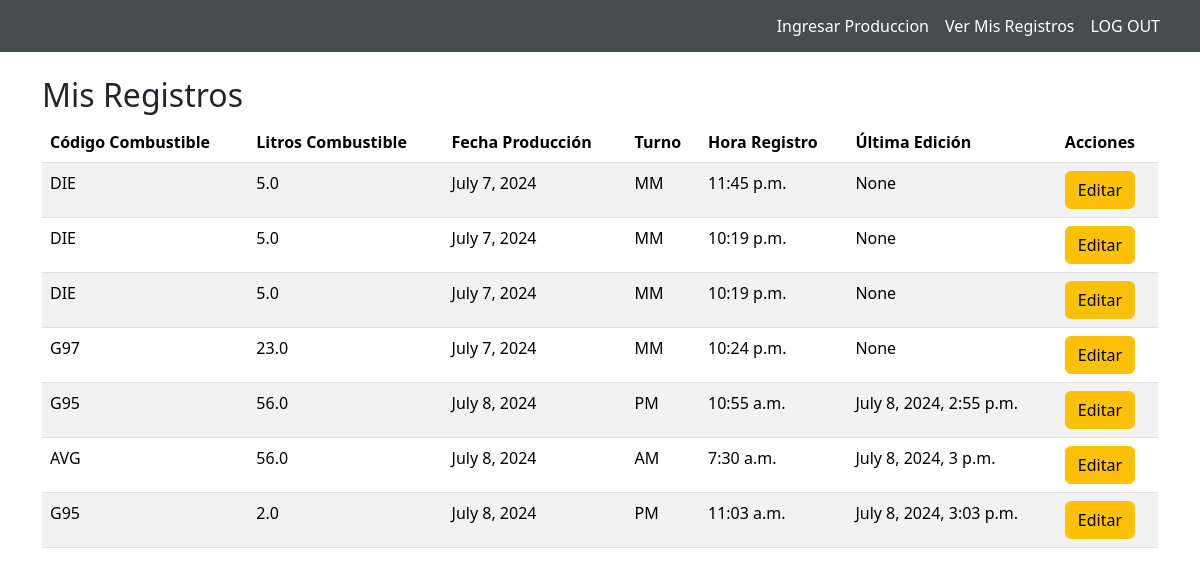
The app's page /ver_registros/ (signed in) with its own data.
### core/models.py (models this page shows, shortened)
class Registro(models.Model):
    TURNO_CHOICES = [
        ('AM', 'Mañana'),
        ('PM', 'Tarde'),
        ('MM', 'Noche'),
    ]
    producto = models.ForeignKey('Producto', on_delete=models.CASCADE) #Si el objeto es eliminado, también se eliminará el objeto que contiene la clave externa.
    LitrosCombustible = models.FloatField(verbose_name="Litros de Combustible Cargados")
    DefinirTurno = models.CharField(max_length=2, choices=TURNO_CHOICES, verbose_name="Turno")
    FechaProduccion = models.DateField(verbose_name="Fecha de Produccion")
    Horaregistro = models.TimeField(verbose_name="Hora de Registro")
    operador = models.ForeignKey(User, on_delete=models.CASCADE)
    planta = models.ForeignKey('Planta', on_delete=models.CASCADE)
    UltimaEdicion = models.DateTimeField(null=True, blank=True) #Esto permite guardar cuando fue la ultima mod.

class Producto(models.Model):
    codigo= models.CharField(max_length=3)
    nombre = models.CharField(max_length=100)

### core/views.py (the view)
# urls.py: path('ver_registros/', views.ver_produccion, name='ver_registros'),
def ver_produccion(request):
    registros = Registro.objects.filter(operador=request.user)
    return render(request, 'core/VerProduccion.html', {'registros': registros})

### core/templates/core/VerProduccion.html
{% extends 'core/base.html' %}
{% load static %}
{% block content %}
<div class="container my-4">
    <h2>Mis Registros</h2>
    <div class="table-responsive">
        <table class="table table-striped">
            <thead>
                <tr>
                    <th>Código Combustible</th>
                    <th>Litros Combustible</th>
                    <th>Fecha Producción</th>
                    <th>Turno</th>
                    <th>Hora Registro</th>
                    <th>Última Edición</th>
                    <th>Acciones</th>
                </tr>
            </thead>
            <tbody>
                {% for registro in registros %}
                <tr>
                    <td>{{ registro.producto.codigo }}</td>
                    <td>{{ registro.LitrosCombustible }}</td>
                    <td>{{ registro.FechaProduccion }}</td>
                    <td>{{ registro.DefinirTurno }}</td>
                    <td>{{ registro.Horaregistro }}</td>
                    <td>{{ registro.UltimaEdicion }}</td>
                    <td>
                        <a href="{% url 'editar_registro' registro.id %}" class="btn btn-warning">Editar</a>
                    </td>
                </tr>
                {% endfor %}
            </tbody>
        </table>
    </div>
</div>
{% endblock %}

### records on screen
Registro: producto.codigo "DIE", LitrosCombustible "5.0", FechaProduccion "July 7, 2024", DefinirTurno "MM", Horaregistro "11:45 p.m.", UltimaEdicion "None"
Registro: producto.codigo "DIE", LitrosCombustible "5.0", FechaProduccion "July 7, 2024", DefinirTurno "MM", Horaregistro "10:19 p.m.", UltimaEdicion "None"
Registro: producto.codigo "DIE", LitrosCombustible "5.0", FechaProduccion "July 7, 2024", DefinirTurno "MM", Horaregistro "10:19 p.m.", UltimaEdicion "None"
Registro: producto.codigo "G97", LitrosCombustible "23.0", FechaProduccion "July 7, 2024", DefinirTurno "MM", Horaregistro "10:24 p.m.", UltimaEdicion "None"
Registro: producto.codigo "G95", LitrosCombustible "56.0", FechaProduccion "July 8, 2024", DefinirTurno "PM", Horaregistro "10:55 a.m.", UltimaEdicion "July 8, 2024, 2:55 p.m."
Registro: producto.codigo "AVG", LitrosCombustible "56.0", FechaProduccion "July 8, 2024", DefinirTurno "AM", Horaregistro "7:30 a.m.", UltimaEdicion "July 8, 2024, 3 p.m."
Registro: producto.codigo "G95", LitrosCombustible "2.0", FechaProduccion "July 8, 2024", DefinirTurno "PM", Horaregistro "11:03 a.m.", UltimaEdicion "July 8, 2024, 3:03 p.m."
